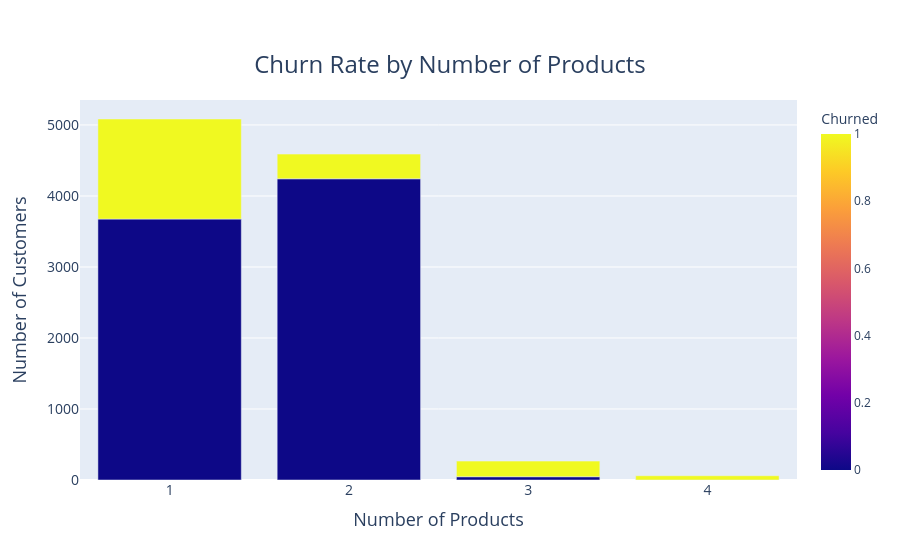

Here is the notebook cell this chart was saved with:
### Code cell
fig = px.bar(
    numprods_churn_counts,
    x='NumProds',
    y='Count',
    color='Churned',
    barmode='group',
    title='Churn Rate by Number of Products',
    labels={'NumProds': 'Number of Products', 'Count': 'Number of Customers'}
)

# Customize the title and axis labels
fig.update_layout(
    title={
        'text': "Churn Rate by Number of Products",
        'y': 0.9,
        'x': 0.5,
        'xanchor': 'center',
        'yanchor': 'top',
        'font': {'size': 24}  # Adjust the font size of the title
    },
    xaxis_title={
        'text': 'Number of Products',
        'font': {'size': 18}  # Adjust the x-axis title font size
    },
    yaxis_title={
        'text': 'Number of Customers',
        'font': {'size': 18}  # Adjust the y-axis title font size
    }
)

# Adjust the font size of the tick labels
fig.update_xaxes(tickfont={'size': 14})
fig.update_yaxes(tickfont={'size': 14})

fig.show()

### Figure 1 — Plotly figure (JSON) as saved in the notebook; plotly's stock layout.template omitted (floating-point values rounded to 4 significant figures)
{"data": [{"alignmentgroup": "True", "hovertemplate": "Number of Products=%{x}<br>Number of Customers=%{y}<br>Churned=%{marker.color}<extra></extra>", "legendgroup": "", "marker": {"color": [0, 1, 0, 1, 0, 1, 1], "coloraxis": "coloraxis", "pattern": {"shape": ""}}, "name": "", "offsetgroup": "", "orientation": "v", "showlegend": false, "textposition": "auto", "type": "bar", "x": [1, 1, 2, 2, 3, 3, 4], "xaxis": "x", "y": [3675, 1409, 4242, 348, 46, 220, 60], "yaxis": "y"}], "layout": {"autosize": true, "barmode": "group", "coloraxis": {"colorbar": {"title": {"text": "Churned"}}, "colorscale": [[0, "#0d0887"], [0.1111, "#46039f"], [0.2222, "#7201a8"], [0.3333, "#9c179e"], [0.4444, "#bd3786"], [0.5556, "#d8576b"], [0.6667, "#ed7953"], [0.7778, "#fb9f3a"], [0.8889, "#fdca26"], [1, "#f0f921"]]}, "legend": {"tracegroupgap": 0}, "title": {"font": {"size": 24}, "text": "Churn Rate by Number of Products", "x": 0.5, "xanchor": "center", "y": 0.9, "yanchor": "top"}, "xaxis": {"anchor": "y", "autorange": true, "domain": [0, 1], "range": [0.5, 4.5], "tickfont": {"size": 14}, "title": {"font": {"size": 18}, "text": "Number of Products"}, "type": "linear"}, "yaxis": {"anchor": "x", "autorange": true, "domain": [0, 1], "range": [0, 5352.0], "tickfont": {"size": 14}, "title": {"font": {"size": 18}, "text": "Number of Customers"}, "type": "linear"}}}
